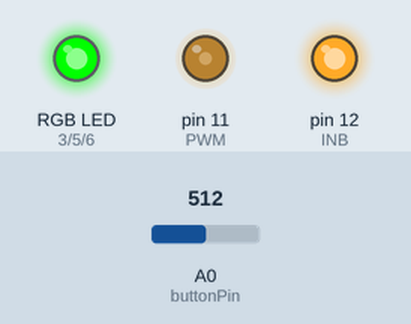
The sketch below on a simulated Arduino Uno, built with avr-gcc and run on an emulated ATmega328P. On the bench: an RGB LED mixed from three pins (HIGH = lit), output pins drawn as LEDs (lit = HIGH). Inputs (shaded band) come from the test bench; at power-on: A0 (buttonPin) = 512. Pins used as bus, display or sensor lines are not drawn.

Above: at 9.2 s.
9.3 s: A0 (buttonPin) set to 190
At 12.7 s:
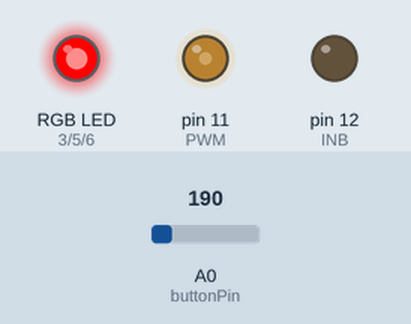
13.8 s: A0 (buttonPin) set to 210
At 14.1 s:
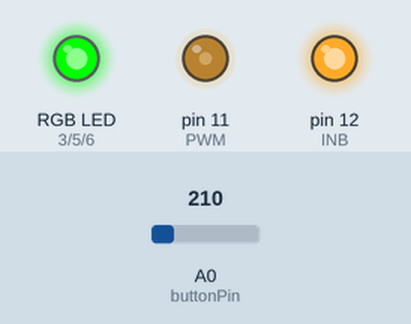
18.3 s: A0 (buttonPin) set to 122
At 20.8 s:
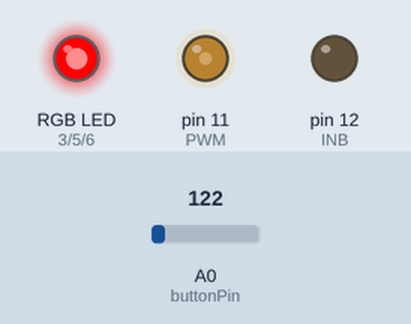
Timing chart, 0 to 22.3 s (numbered marks = the images above; inputs shaded):
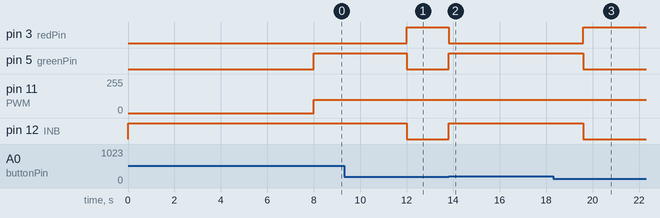

The sketch:

LinearActuatorTest.ino
```cpp
int redPin = 3;
int greenPin = 5;
int bluePin = 6;

int INA = 13;
int INB = 12;
int PWM = 11;

int buttonPin = A0;

//uncomment this line if using a Common Anode LED
//#define COMMON_ANODE

void setup()
{
  pinMode(redPin, OUTPUT);
  pinMode(greenPin, OUTPUT);
  pinMode(bluePin, OUTPUT);
  pinMode(INA, OUTPUT);
  pinMode(INB, OUTPUT);
  pinMode(PWM, OUTPUT);
  pinMode(buttonPin, INPUT);

  digitalWrite(INA, LOW);
  digitalWrite(INB, HIGH);
  delay(8000);
}

void loop()
{
  //doBetterRainbow(20, 1);
  /*
    if (analogRead(buttonPin) == 0) {
      setColor(255, 0, 0);
    } else
      setColor(255, 0, 255);
  */


  setColor(255, 0, 0);
  long startTime = millis();
  digitalWrite(INA, HIGH);
  digitalWrite(INB, LOW);
  analogWrite(PWM, 100);
  while (analogRead(buttonPin) < 200);
  setColor(0, 255, 0);
  digitalWrite(INA, LOW);
  digitalWrite(INB, HIGH);
  delay(millis() - startTime + 4000 );


}

void doStandardColors() {
  setColor(255, 0, 0);  // red
  delay(1000);
  setColor(0, 255, 0);  // green
  delay(1000);
  setColor(0, 0, 255);  // blue
  delay(1000);
  setColor(255, 255, 0);  // yellow
  delay(1000);
  setColor(80, 0, 80);  // purple
  delay(1000);
  setColor(0, 255, 255);  // aqua
  delay(1000);
}

void doBetterRainbow(int waitTime, int increment) {
  for (int hue = 0; hue < 359; hue += increment) {
    int rgb[] = {0, 0, 0};
    getRGB(hue, 255, 255, rgb);
    setColor(rgb[0], rgb[1], rgb[2]);
    delay(waitTime);
  }
}


void doRainbow(int waitTime, int increment) {
  for (int red = 0; red < 255; red += increment) {
    for (int green = 0; green < 255; green += increment) {
      for (int blue = 0; blue < 255; blue += increment) {
        setColor(red, green, blue);
        delay(waitTime);
      }
    }
  }
}

//http://www.codeproject.com/miscctrl/CPicker.asp
void getRGB(int hue, int sat, int val, int colors[3]) {

  int r;
  int g;
  int b;
  int base;

  if (sat == 0) { // Acromatic color (gray). Hue doesn't mind.
    colors[0] = val;
    colors[1] = val;
    colors[2] = val;
  } else  {

    base = ((255 - sat) * val) >> 8;

    switch (hue / 60) {
      case 0:
        r = val;
        g = (((val - base) * hue) / 60) + base;
        b = base;
        break;

      case 1:
        r = (((val - base) * (60 - (hue % 60))) / 60) + base;
        g = val;
        b = base;
        break;

      case 2:
        r = base;
        g = val;
        b = (((val - base) * (hue % 60)) / 60) + base;
        break;

      case 3:
        r = base;
        g = (((val - base) * (60 - (hue % 60))) / 60) + base;
        b = val;
        break;

      case 4:
        r = (((val - base) * (hue % 60)) / 60) + base;
        g = base;
        b = val;
        break;

      case 5:
        r = val;
        g = base;
        b = (((val - base) * (60 - (hue % 60))) / 60) + base;
        break;
    }

    colors[0] = r;
    colors[1] = g;
    colors[2] = b;
  }
}

void setColor(int red, int green, int blue)
{
#ifdef COMMON_ANODE
  red = 255 - red;
  green = 255 - green;
  blue = 255 - blue;
#endif
  analogWrite(redPin, red);
  analogWrite(greenPin, green);
  analogWrite(bluePin, blue);
}
```

Measured:
- the behaviour switches between 199 and 200 on A0 (buttonPin) (found by bisection; images 1 and 2)
- after the input at 9.3 s, pin 3 (redPin): LOW → HIGH after 2.7 s; pin 5 (greenPin), pin 12 (INB): HIGH → LOW after 2.7 s
- after the input at 13.8 s, pin 3 (redPin): HIGH → LOW at once; pin 5 (greenPin), pin 12 (INB): LOW → HIGH at once
- after the input at 18.3 s, pin 3 (redPin): LOW → HIGH after 1.3 s; pin 5 (greenPin), pin 12 (INB): HIGH → LOW after 1.3 s
